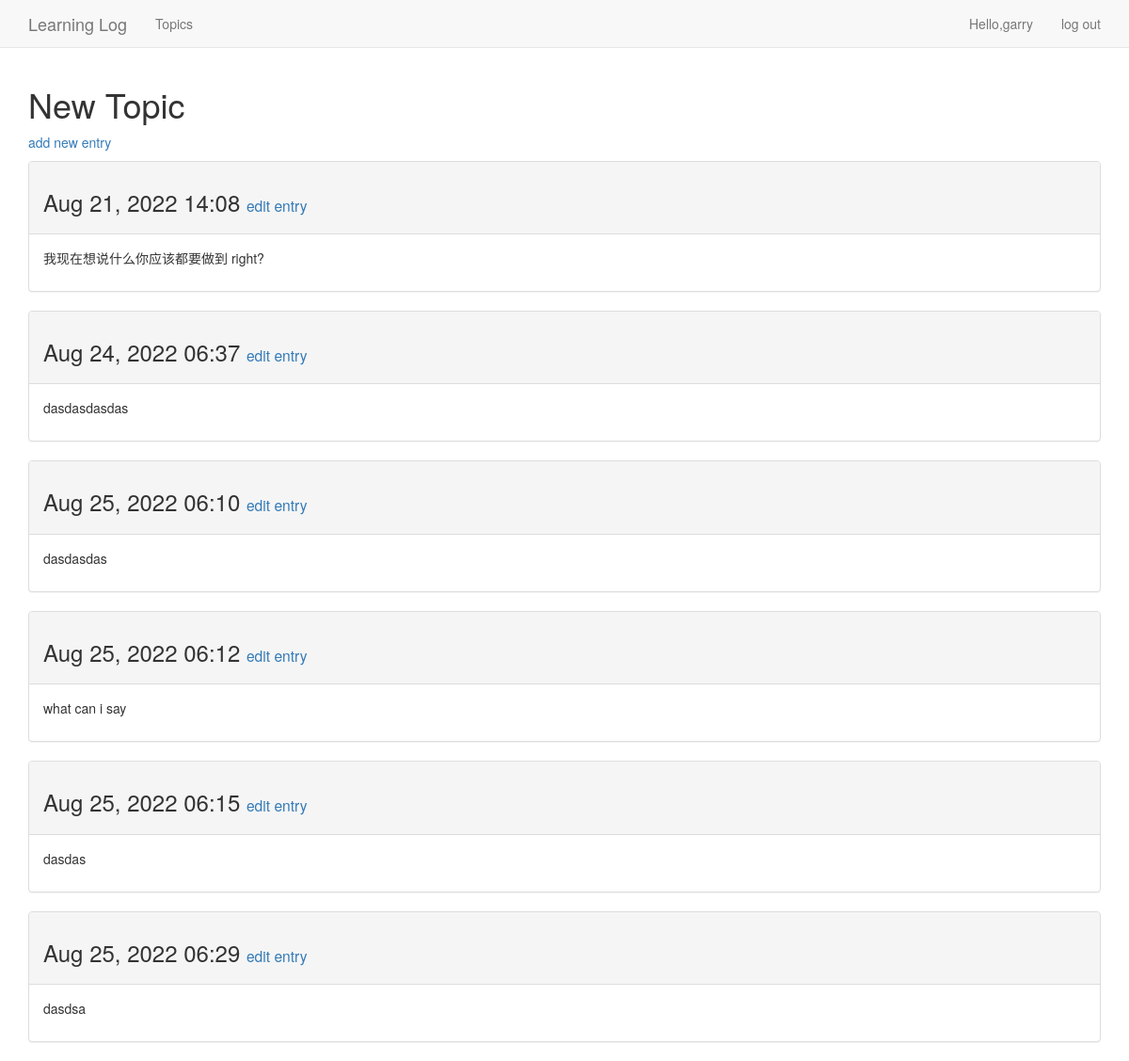
The page /topics/1/ (signed in) on the database its author committed.
### learning_logs/models.py (models this page shows, shortened)
class Topic(models.Model):
    text = models.CharField(max_length=200)
    date_added = models.DateTimeField(auto_now_add=True)
    owner = models.ForeignKey(User,on_delete=models.CASCADE)
    def __str__(self):
        return self.text

class Entry(models.Model):
    topic = models.ForeignKey(Topic, on_delete=models.CASCADE)
    text = models.TextField()
    date_added = models.DateTimeField(auto_now_add=True)
    class Meta:
        verbose_name_plural = "entries"

### learning_logs/views.py (the view)
# urls.py: re_path(r'^topics/(?P<topic_id>\d+)/$', views.topic, name='topic'),
@login_required()
def topic(request, topic_id):
    topic = Topic.objects.get(id=topic_id)
    check_topic_owner(topic.owner, request.user)
    entries = topic.entry_set.order_by('date_added')
    context = {'topic': topic, 'entries': entries}
    return render(request, 'learning_logs/topic.html', context)

### learning_logs/views.py (called while the page is built)
def check_topic_owner(owner: Topic.owner, user) -> None:
    if owner != user:
        raise Http404

### learning_logs/templates/learning_logs/topic.html
{% extends "learning_logs/base.html" %}
{% load bootstrap3 %}
{% block header %}
  <h1>{{topic}}</h1>
{% endblock header %}
{% block content %}
  <p>
    <a href="{% url 'learning_logs:new_entry' topic.id %}">add new entry</a>
  </p>
  {% for entry in entries %}
    <div class="panel panel-default">
      <div class="panel-heading">
        <h3>
          {{entry.date_added|date:'M d, Y H:i'}}
          <small>
            <a href="{% url 'learning_logs:edit_entry' entry.id %}">edit entry</a>
          </small>
        </h3>
      </div>
      <div class="panel-body">
        {{entry.text|linebreaks }}
      </div>
    </div>
  {% empty %}
      There are no entries for this topic yet.
  {% endfor %}
{% endblock content %}

### learning_logs/templates/learning_logs/base.html (shortened to what this page needs)
{%  load bootstrap3  %}
{{ '<' }}{{ '!DOCTYPE html>' }}
<html lang="en">
<head>
  {% bootstrap_css %}
</head>
<body>
  <nav class="navbar navbar-default navbar-static-top" >
    <div class="container">
	  <div class="navbar-header">
	    <a class="navbar-brand" href="{% url 'learning_logs:index' %}" >Learning Log</a>
	  </div>
	  <div id="navbar" class="navbar-collapse collapse">
		<ul class="nav navbar-nav">
		  <li><a href="{% url 'learning_logs:topics' %}">Topics</a></li>
		</ul>
		<ul class="nav navbar-nav navbar-right">
		  {% if user.is_authenticated %}
		    <li><a>Hello,{{user.username}}</a></li>
			<li><a href="{% url 'users:logout' %}">log out</a></li>
		  {% else %}
		    <li><a href="{% url 'users:register' %}">register</a></li>
			<li><a href="{% url 'users:login' %}">log in</a></li>
		  {% endif %}
		</ul>
	  </div>
    </div>
  </nav>
  <div class="container">
	<div class="page_header">
	  {% block header %}{% endblock header %}
	</div>
	<div>
	  {% block content %}{% endblock content %}
	</div>
  </div>
</body>
</html>

### rows shown on the page
Topic: text "New Topic"
Entry: date_added "Aug 21, 2022 14:08", text "我现在想说什么你应该都要做到 right?"
Entry: date_added "Aug 24, 2022 06:37", text "dasdasdasdas"
Entry: date_added "Aug 25, 2022 06:10", text "dasdasdas"
Entry: date_added "Aug 25, 2022 06:12", text "what can i say"
Entry: date_added "Aug 25, 2022 06:15", text "dasdas"
Entry: date_added "Aug 25, 2022 06:29", text "dasdsa"

### other values the page prints
{{ user.username }} "garry"
